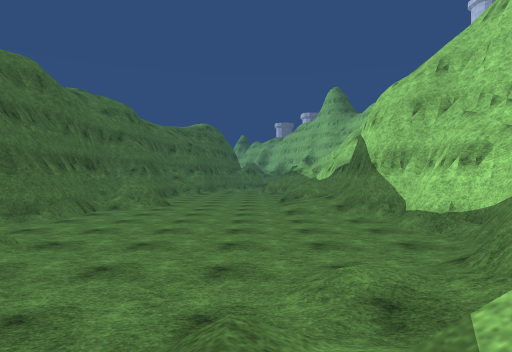
view 1 (above)

16 first-person views from a walk through a 3-D level made in the Unity game engine. The camera is 1.4 m above the floor, looks level and sees 75° across. The floor is counted in squares, 2 m on a side. Each view is taken from the middle of a square. On the plan, view 1 faces up. The plan holds only what a view shows up to about 10 squares ahead; the rest is blank. The place goes on beyond the plan. Surface patterns are stand-ins for the level's own textures.

view 2
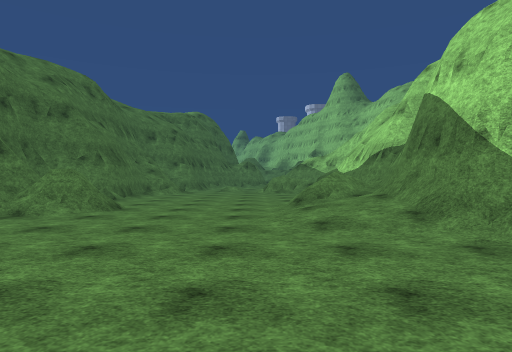

view 3
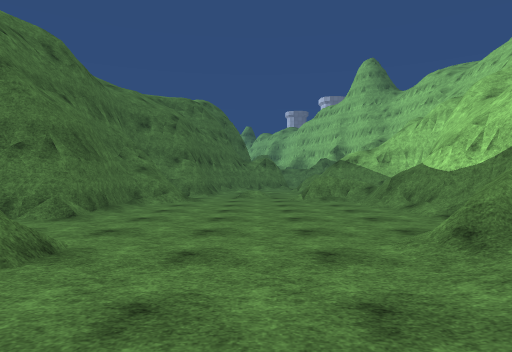

view 4
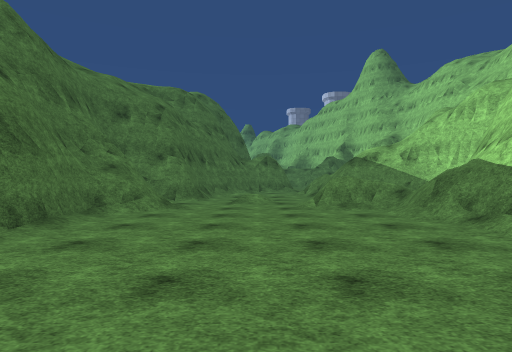

view 5
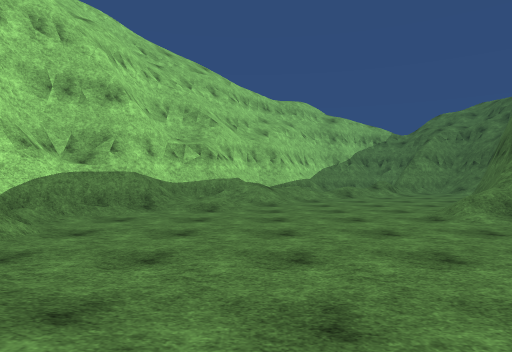

view 6
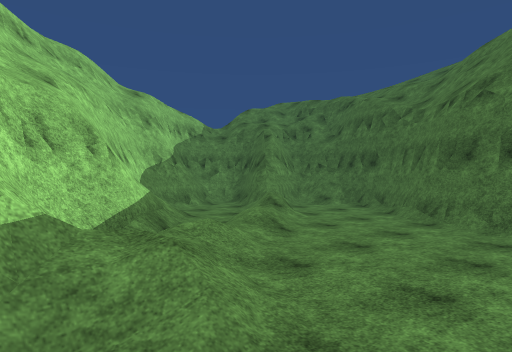

view 7
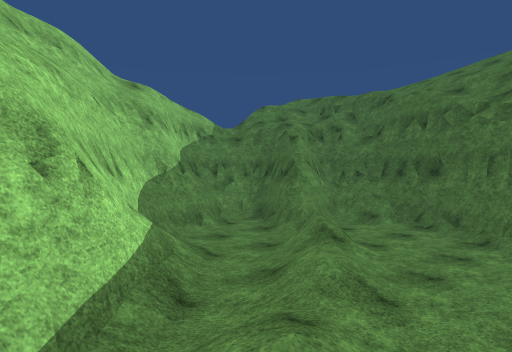

view 8
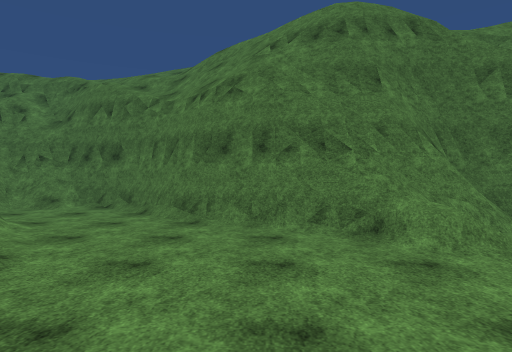

view 9
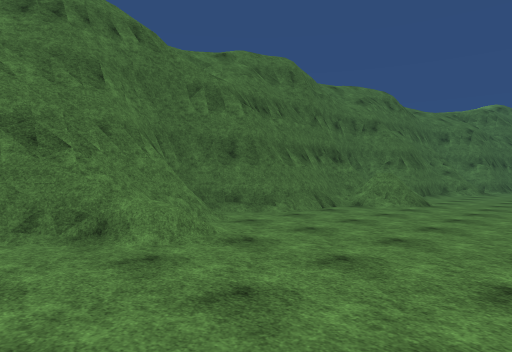

view 10
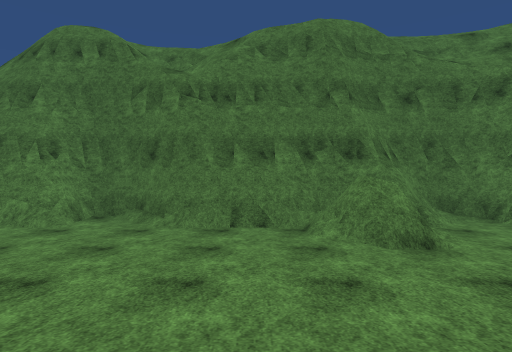

view 11
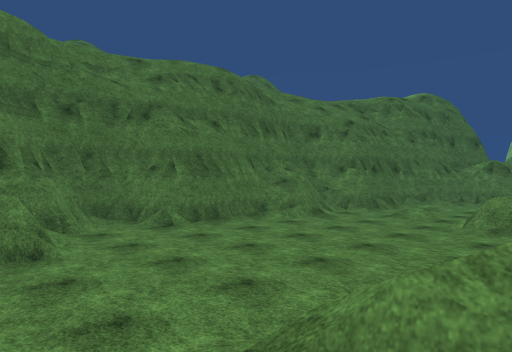

view 12
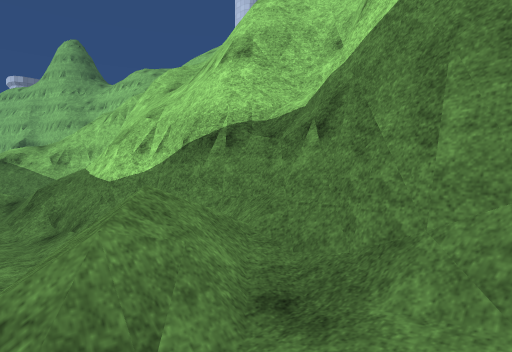

view 13
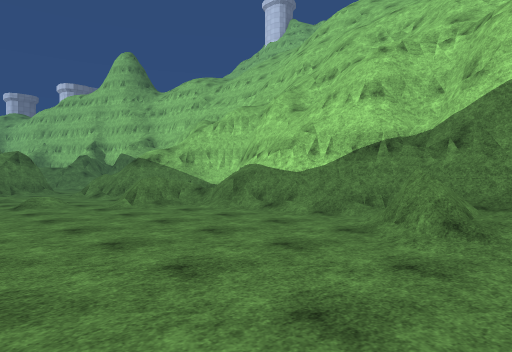

view 14
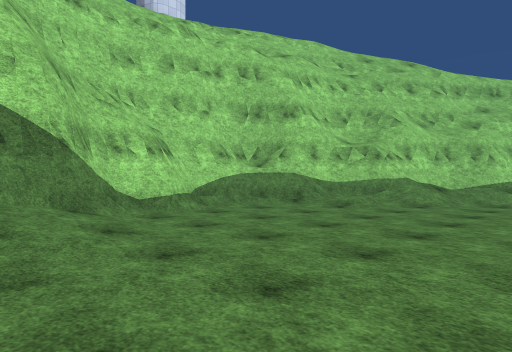

view 15
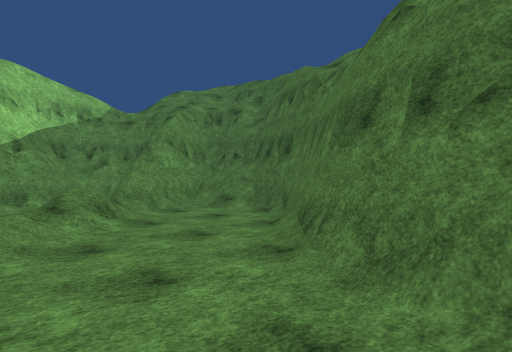

view 16
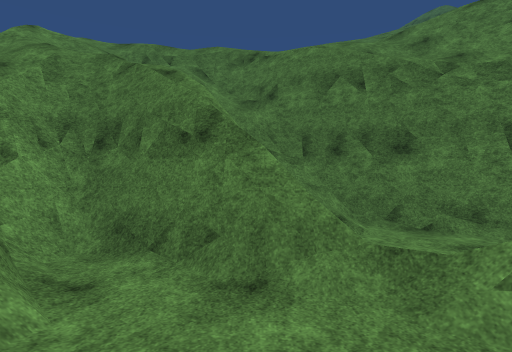

### Floor plan
Key: @ floor where view 1 was taken; # wall or solid block; . main floor; : floor 0.25 m higher than the main floor; + floor 0.5 m higher than the main floor; * floor 0.75 m higher than the main floor; / step, stairs or slope; = window, fence, low wall or low ledge.
Columns run from 9 left of view 1 to 4 right of it. Each row starts with its distance up from view 1.
 20     ###....###
 19     #//./.../#
 18     ##/...=/ #
 17     #//...//=#
 16     ##.....==#
 15     ##...../##
 14    ###...../#
 13    #........#
 12    ##......=#
 11    ###/...=##
 10     ##....:*#
  9     #.....:+#
  8    ##.......#
  7    #/.......##
  6    #........##
  5    ##........#
  4    ##/......##
  3    ##.....:=##
  2    #/..../:##
  1   ##....//##
  0  ##..../*@#
 -1 ##.../*//##
 -2 #/..=/./##
 -3 #/.//./##
 -4 ####../#
 -5  ##/.###
 -6   #/###
 -7   ###

Where each view was taken, in squares from view 1:
view 1: 0 up, 0 right, facing up
view 2: 4 up, 0 right, facing up
view 3: 8 up, 1 left, facing up
view 4: 10 up, 1 left, facing up
view 5: 10 up, 0 right, facing down
view 6: 3 up, 1 right, facing down-left
view 7: 1 up, 0 right, facing down-left
view 8: 2 up, 0 right, facing left
view 9: 2 up, 0 right, facing up-left
view 10: 9 up, 1 right, facing left
view 11: 10 up, 2 right, facing up-left
view 12: 10 up, 1 right, facing up-right
view 13: 10 up, 3 left, facing up-right
view 14: 10 up, 3 left, facing down-right
view 15: 3 up, 3 left, facing down-left
view 16: 4 down, 3 left, facing left
